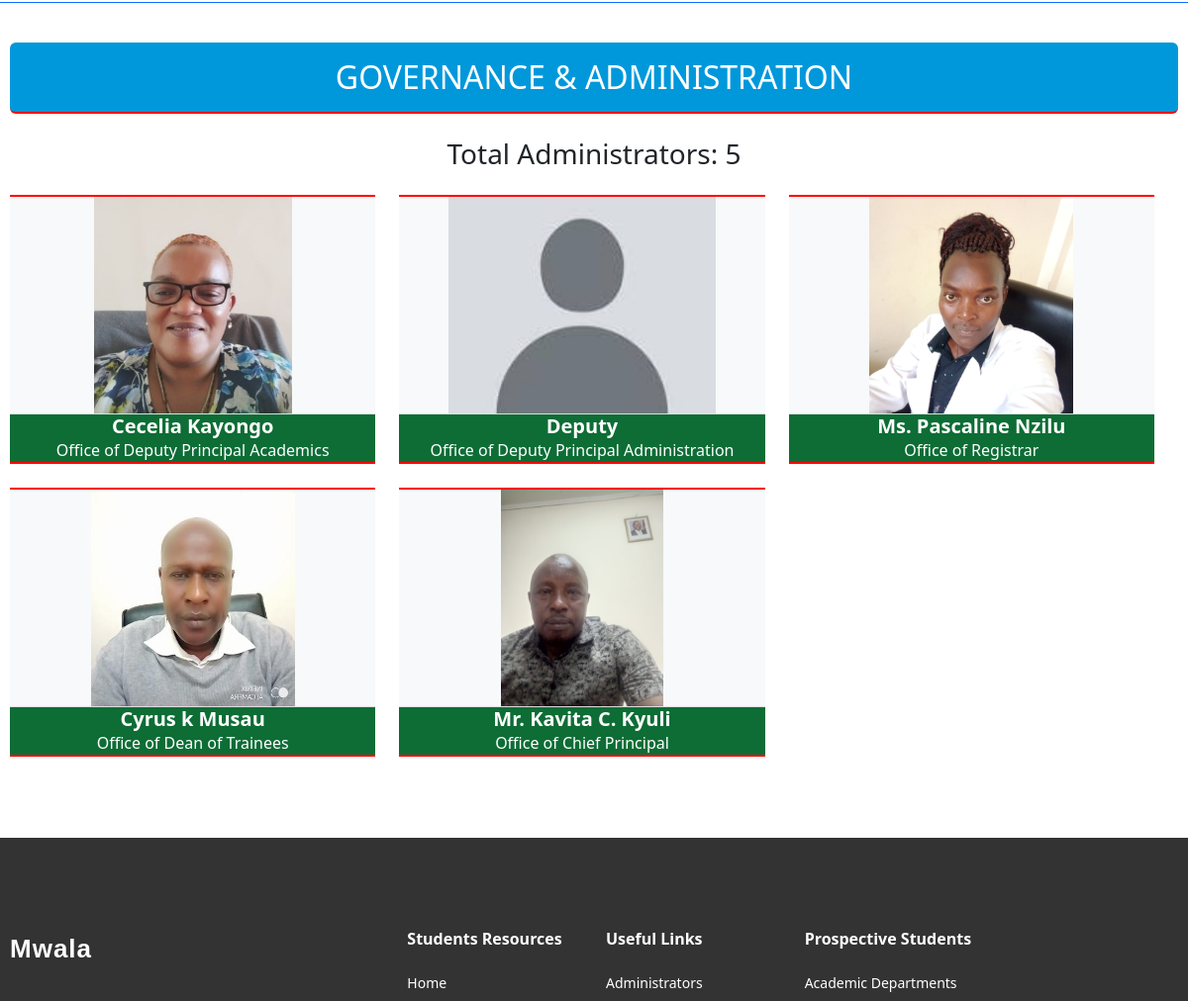
Before: /adminstration/ (middle part) with the older database file.
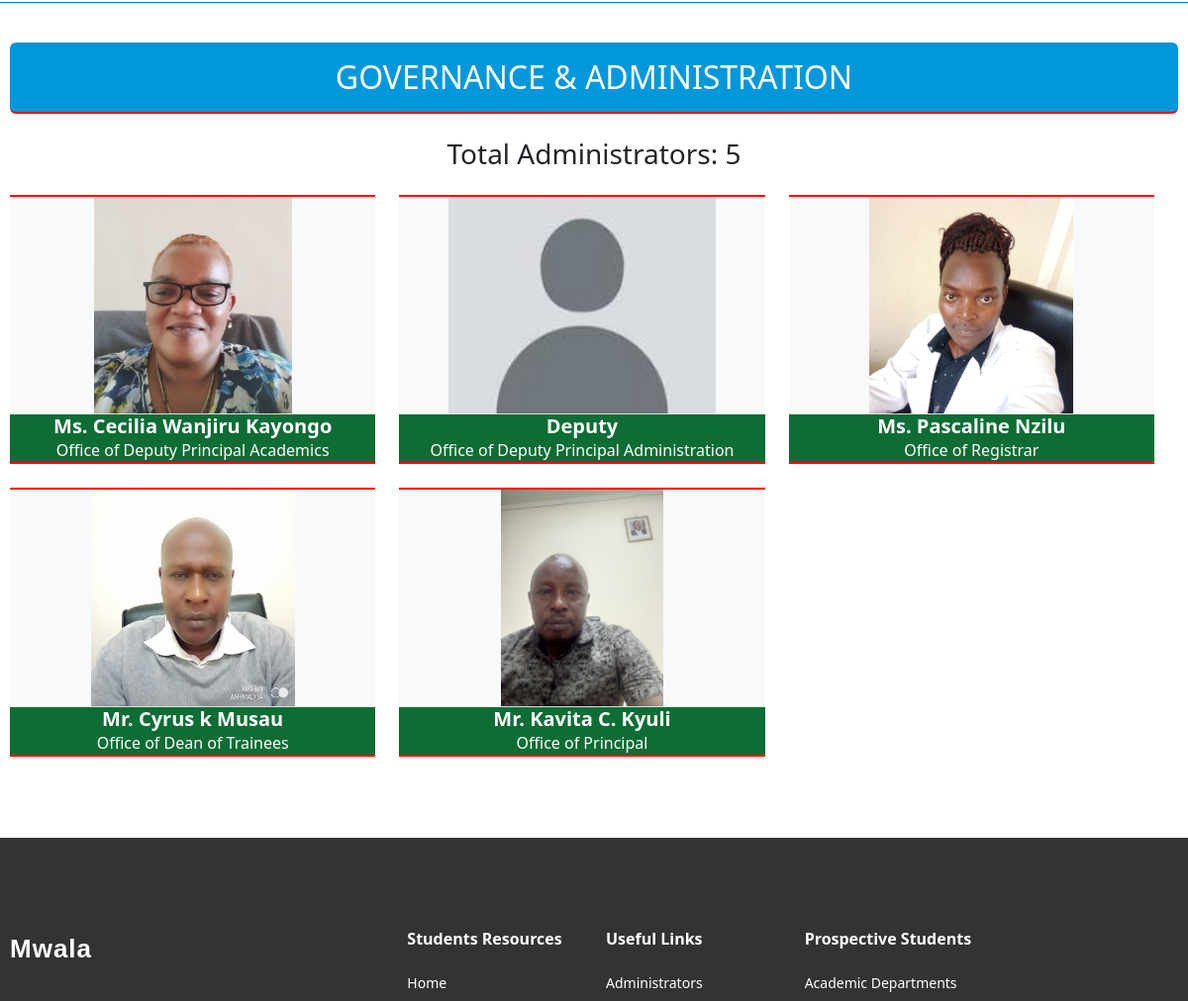
After: the same page with the newer database file.
### mwala_app/models.py (models this page shows, shortened)
class Administration(models.Model):
    id = models.AutoField(primary_key=True)  # Automatically increments for unique ID
    title = models.CharField(max_length=100, help_text="Name of the administrator (e.g., Principal, Dean, etc.)")
    position = models.CharField(max_length=100, help_text="Position or role (e.g., Principal, Vice Principal)")
    description = RichTextUploadingField(help_text="Description of responsibilities or role")
    position_level = models.CharField(max_length=100,  blank=True, null=True)
    image = models.ImageField(upload_to='administration_images/', blank=True, null=True, help_text="Upload a profile picture")

### mwala_app/views.py (the view)
# urls.py: path('adminstration/',views.adminstrationPage, name="adminstration"),
def adminstrationPage(request):
    administrators = Administration.objects.all()
    admin_count = administrators.count()
    return render(request, 'adminstration.html',  {'administrators': administrators,'admin_count':admin_count})

### mwala_app/context_processors.py (called while the page is built)
def supporting_department(request):
    supporting_departments = SupportingDepartment.objects.all()
    return {'supporting_departments': supporting_departments}

def academic_departments(request):
    departments = Department.objects.all()
    return {
        'departments': departments
    }

def studentAffairs(request):
    all_student_affairs = StudentAffairs.objects.all()
    return {'all_student_affairs': all_student_affairs}

def breaking_news(request):
    recent_news = News.objects.order_by('-date')[:5]
    return {'breaking_news': recent_news}

def courses_search(request):
    query = request.GET.get('q', '')  # Get the search query from the URL
    courses = Course.objects.all()  # Get all courses
    if query:
        courses = courses.filter(
            Q(course_name__icontains=query) | Q(description__icontains=query)
        )
    return {
        'courses': courses,
        'query': query,
    }

def administration_context(request):
    administrators = Administration.objects.all()
    admin_count = administrators.count()
    return {
        'administrators': administrators,
        'admin_count': admin_count,
    }

def news_context(request):
    limited_news = News.objects.all()[:3]
    news = News.objects.all()
    popular_news = News.objects.order_by('-date')[:5]
    recent_news = News.objects.order_by('-date')[:5]
    return {
        'news': news,
        'popular_news': popular_news,
        'recent_news': recent_news,
        'limited_news': limited_news,
    }

def collage_gallery_context(request):
    first_8_images = ImageGallery.objects.all()[:4]  # Fetch the first 4 images
    all_images = ImageGallery.objects.all()  # Fetch all images
    return {
        'first_8_images': first_8_images,
        'all_images': all_images,
    }

### templates/adminstration.html (shortened to what this page needs)
{% extends 'base.html' %}
{% load static %}
{% block content %}
    <section id="governance-section" class="my-5 border-top border-primary">
        <div class="container">
            <div class="text-center mb-4">
                <h2 class="text-white py-3 rounded" style="background-color: #0098DB; border-bottom: 2px solid red;">GOVERNANCE & ADMINISTRATION</h2>
            </div>
            <div class="text-center mb-4">
                <h3 class="text-dark py-0.2">Total Administrators: {{ admin_count }}</h3>
            </div>
            <div class="row g-4 mt-2">
                <div class="row">
                    {% for admin in administrators %}
                    <div class="col-md-4 mb-4">
                        <div class="card-admin h-100" style="border-bottom: 2px solid red; border-top: 2px solid red;">
                            <a href="{% url 'mwala_app:details' admin.id %}">
                                {% if admin.image %}
                                <img src="{{ admin.image.url }}" class="card-img-top-admin" alt="{{ admin.title }}">
                                {% else %}
                                <img src="{% static 'assets/images/default_img.jpeg' %}" class="card-img-top-admin" alt="Default Principal">
                                {% endif %}
                            </a>
                            <div class="card-body-admin text-center btn-green">
                                <h5 class="card-title">{{ admin.title }}</h5>
                                <p class="card-text">{{ admin.position }}</p>
                            </div>
                        </div>
                    </div>
                    {% endfor %}
                </div>
            </div>
        </div>
    </section>
{% endblock %}

### templates/base.html (shortened to what this page needs)
{% load static %}
<!DOCTYPE html>
<html lang="en">
<head>
    <link href="https://cdnjs.cloudflare.com/ajax/libs/font-awesome/6.0.0-beta3/css/all.min.css" rel="stylesheet">
    <link rel="stylesheet" href="https://cdn.jsdelivr.net/npm/bootstrap@5.3.0-alpha3/dist/css/bootstrap.min.css">
    <link href="https://cdn.jsdelivr.net/npm/bootstrap-icons/font/bootstrap-icons.css" rel="stylesheet">
    <link rel="stylesheet" href="{% static 'assets\images\css\main1.css' %}">
<link href="https://unpkg.com/aos@2.3.1/dist/aos.css" rel="stylesheet">
</head>
<body>
    <main>
        {% block content %}
        {% endblock %}
    </main>
    {% include 'footer.html' %}
</body>
</html>

### templates/header.html (shortened to what this page needs)
{% load static %}

### templates/footer.html (shortened to what this page needs)
<footer id="footer" class="footer position-relative light-background py-5"data-aos="fade-up">
    <div class="container footer-top"data-aos="fade-up">
      <div class="row gy-4">
        <div class="col-lg-4 col-md-6 footer-about"data-aos="fade-right">
          <a href="{% url 'mwala_app:index' %}" class="logo d-flex align-items-center mb-3">
            <span class="text-white mb-3 text-decoration-line"> Mwala</span>
          </a>
        </div>
        <div class="col-lg-2 col-md-3 footer-links  text-decoration-none"data-aos="fade-up">
          <h4 class="text-white mb-3">Students Resources</h4>
          <ul class=" text-decoration-none">
            <li><a href="{% url 'mwala_app:index' %}">Home</a></li>
          </ul>
        </div>
        <div class="col-lg-2 col-md-3 footer-links"data-aos="fade-up">
          <h4 class="text-white mb-3">Useful Links</h4>
          <ul class="list-unstyled">
            <li><a href="{% url 'mwala_app:adminstration' %}">Administrators</a></li>
          </ul>
        </div>
        <div class="col-lg-4 col-md-3 footer-links"data-aos="fade-up">
            <h4 class="text-white mb-3">Prospective Students</h4>
            <ul class="list-unstyled">
              <li><a href="{% url 'mwala_app:departments' %}">Academic Departments</a></li>
            </ul>
          </div>
      </div>
    </div>
  </footer>

### static/assets/images/css/main1.css (style rules this page uses)
body { overflow-x: hidden; }
.btn-green { background-color: #0D6D35; color: white; }
.btn-green { background-color: #0D6D35; color: white; border: none; }
.footer h4 { font-size: 1.25rem; margin-bottom: 1rem; }
.footer a { color: white; transition: color 0.3s ease; text-decoration: none; }
.footer { color: white; background-color: #333333; font-size: 14px; padding-bottom: 15px; position: relative; }
.footer .footer-top { padding-top: 15px; }
.footer .footer-about .logo { margin-bottom: 0; }
.footer .footer-about .logo span { font-size: 26px; font-weight: 700; letter-spacing: 1px; font-family: sans-serif; color: white; }
.footer h4 { font-size: 16px; font-weight: bold; position: relative; padding-bottom: 12px; }
.footer .footer-links { margin-bottom: 30px; }
.footer .footer-links ul { list-style: none; padding: 0; margin: 0; }
.footer .footer-links ul li { padding: 10px 0; display: flex; align-items: center; }
.footer .footer-links ul li:first-child { padding-top: 0; }
.footer .footer-links ul a { color: white; display: inline-block; line-height: 1; }
.footer .footer-links ul a { position: relative; display: inline-block; transition: all 0.3s ease; padding-left: 0; color: inherit; text-decoration: none; }
.footer .footer-links ul a::before { content: '→'; position: absolute; left: -15px; opacity: 0; transition: all 0.3s ease; }
.container { padding: 10px; }
.card-admin { height: 100%; display: flex; flex-direction: column; }
.card-img-top-admin { height: 220px; width: 100%; object-fit: contain; background-color: #f8f9fa; border-bottom: 1px solid #ddd; }
.card-body-admin { flex-grow: 1; display: flex; flex-direction: column; justify-content: center; }
.row { display: flex; flex-wrap: wrap; }
.d-flex { display: flex; }
.card-title { font-size: 1.25rem; font-weight: 700; }
.container { max-width: 100%; margin-top: 30px; }

Changed rows visible on the page:
changed Administration "Office of Deputy Principal Academics": title "Cecelia Kayongo" → "Ms. Cecilia Wanjiru Kayongo"
changed Administration "Office of Dean of Trainees": title "Cyrus k Musau" → "Mr. Cyrus k Musau"
changed Administration "Mr. Kavita C. Kyuli": position "Office of Chief Principal" → "Office of Principal"
